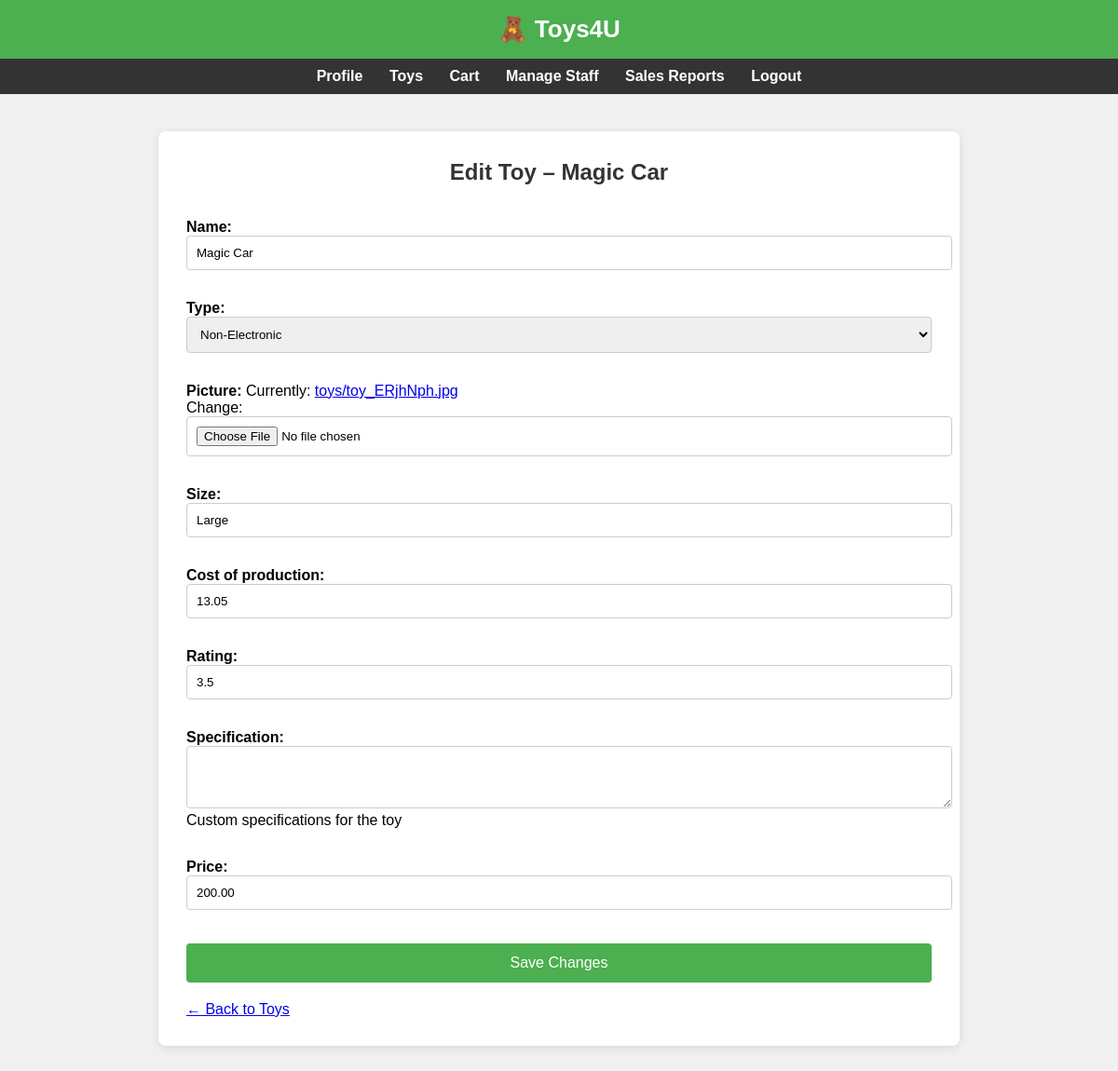
The page /staff/edit-toy/2/ (signed in) on the database as committed earlier.
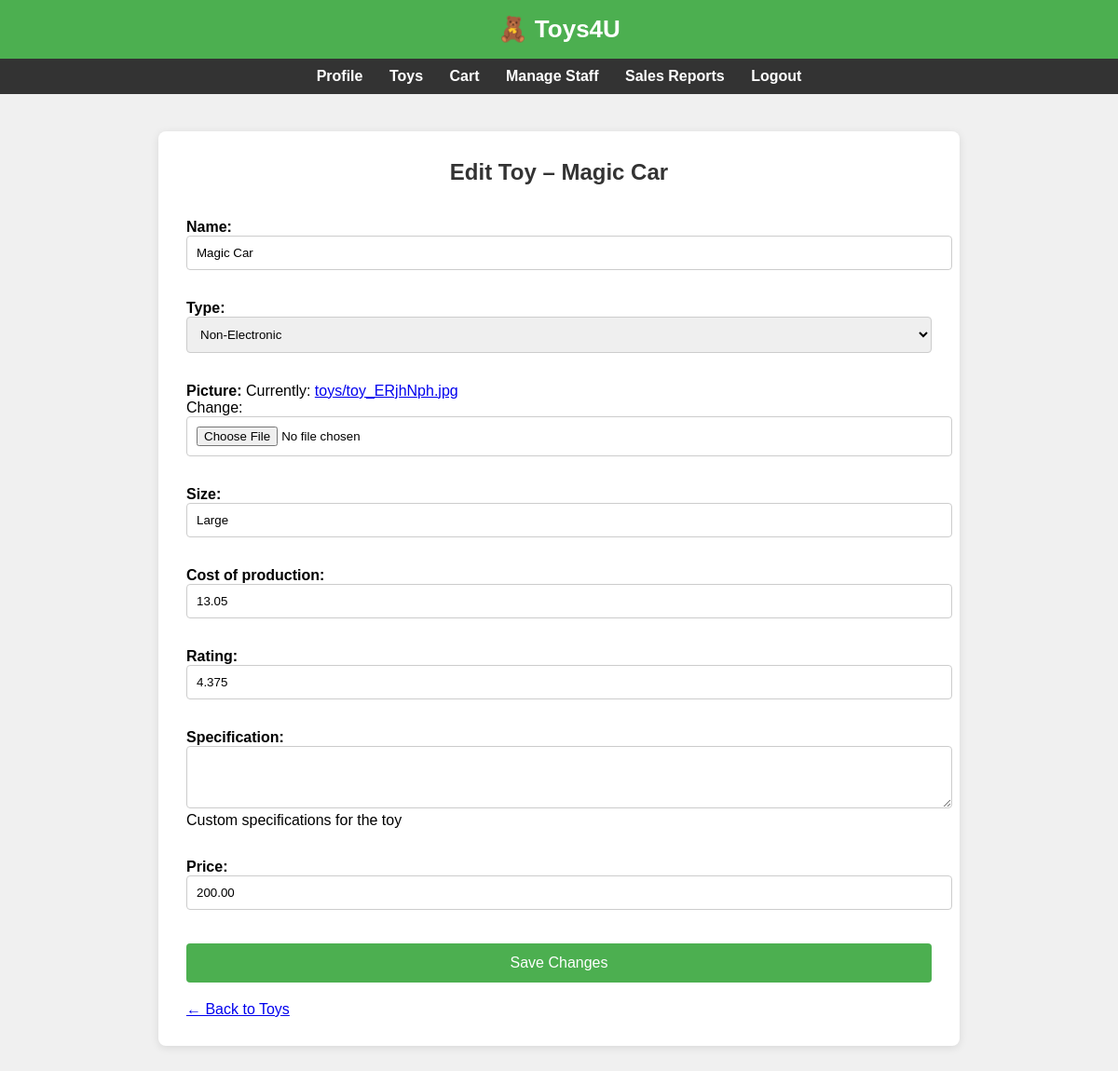
The same page on the database as committed later.
### core/models.py (models this page shows, shortened)
class Toy(models.Model):
    name = models.CharField(max_length=100)
    picture = models.ImageField(upload_to='toys/')
    type = models.ForeignKey(ToyType, on_delete=models.SET_NULL, null=True)
    size = models.CharField(max_length=50)
    cost_of_production = models.DecimalField(max_digits=8, decimal_places=2)
    rating = models.FloatField(default=0.0)
    purchase_count = models.IntegerField(default=0)
    is_customized = models.BooleanField(default=False)
    specification = models.TextField(blank=True, null=True, help_text="Custom specifications for the toy")
    customized_by = models.ForeignKey(User, on_delete=models.SET_NULL, null=True, blank=True, related_name='toys_created')
    price = models.DecimalField(max_digits=8, decimal_places=2, default=0.0)
    created_at = models.DateTimeField(auto_now_add=True, null=True)

### core/views.py (the view)
# urls.py: path('staff/edit-toy/<int:toy_id>/', views.edit_toy, name='edit_toy'),
@login_required
def edit_toy(request, toy_id):
    toy = get_object_or_404(Toy, id=toy_id)
    if request.method == 'POST':
        form = ToyEditForm(request.POST, request.FILES, instance=toy)
        if form.is_valid():
            form.save()
            return redirect('toy_list')
    else:
        form = ToyEditForm(instance=toy)
    return render(request, 'core/edit_toy.html', {'form': form, 'toy': toy})

### core/forms.py
class ToyEditForm(forms.ModelForm):
    class Meta:
        model = Toy
        fields = ['name', 'type', 'picture', 'size', 'cost_of_production', 'rating', 'specification', 'price']
        widgets = {
            'specification': forms.Textarea(attrs={'rows': 3}),
        }

### core/context_processors.py (called while the page is built)
def role_flags(request):
    if request.user.is_authenticated:
        roles = request.user.roles.values_list('role__role_name', flat=True)
        return {
            'is_staff': 'staff' in roles,
            'is_admin': 'administrator' in roles,
            'is_manager': getattr(request.user, 'staff', None) and request.user.staff.staff_type == 'manager'
        }
    return {}

### core/models.py (called while the page is built)
    def __str__(self):
        return self.type_name

### core/templates/core/edit_toy.html (shortened to what this page needs)
{% extends 'core/base.html' %}
{% block content %}
<h2>Edit Toy – {{ toy.name }}</h2>
<form method="POST" enctype="multipart/form-data">
    {{ form.as_p }}
    <button type="submit">Save Changes</button>
</form>
<a href="{% url 'toy_list' %}" style="display: inline-block; margin-top: 20px;">← Back to Toys</a>
{% endblock %}

Rows that differ between the two databases and show on the page:
changed Toy "Magic Car": rating "3.5" → "4.375"
